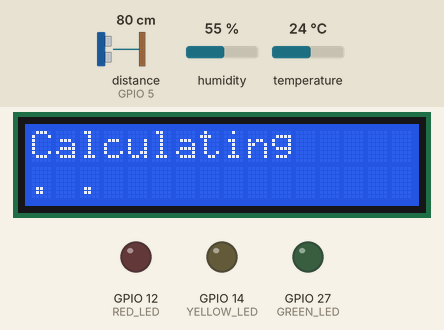
A sketch run on a simulated ESP32. On the bench: 16×2 character LCD, output pins drawn as LEDs (lit = HIGH). Wiring (inferred from the names in the program): ultrasonic range finder: trigger GPIO 4; echo GPIO 5. The test bench sets the inputs (shaded band); at power-on: distance to the obstacle (sensor on GPIO 5) 80 cm, humidity 55 %, temperature 24 °C. The echo pulse lasts 58.3 µs per cm; WiFi joins after 1.5 s; servers stay silent unless stated; pins used as bus, display or sensor lines are not drawn; what the sketch prints to the serial monitor is not drawn.

Above: at 3.0 s.
3.1 s: distance to the obstacle (sensor on GPIO 5) set to 14 cm
At 9.6 s:
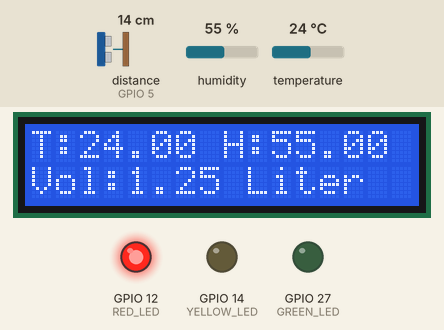
9.8 s: distance to the obstacle (sensor on GPIO 5) set to 11 cm
At 13.4 s:
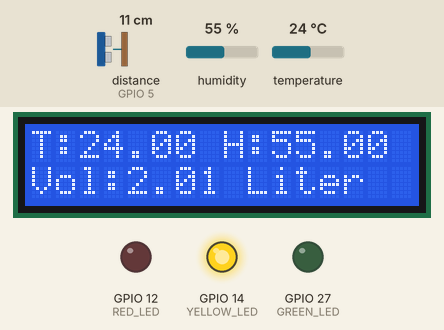
14.5 s: distance to the obstacle (sensor on GPIO 5) set to 9 cm
At 18.1 s:
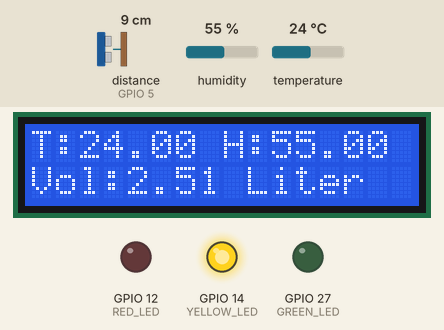
18.6 s: distance to the obstacle (sensor on GPIO 5) set to 6 cm
At 21.6 s:
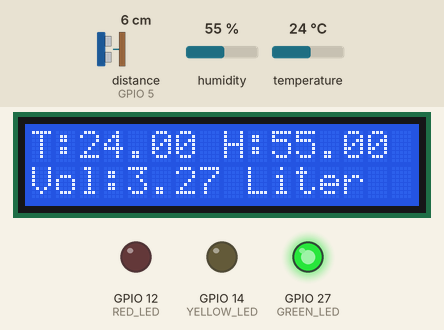
22.7 s: humidity set to 22 %
At 24.5 s:
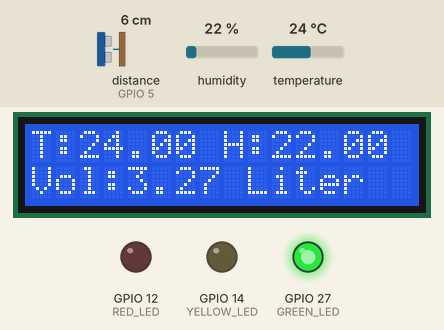
25.9 s: temperature set to 12 °C
At 28.0 s:
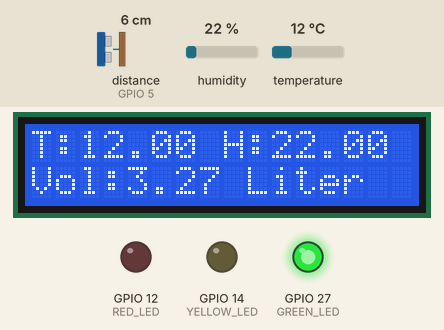
Timing chart, 0 to 29.5 s (numbered marks = the images above; inputs shaded):
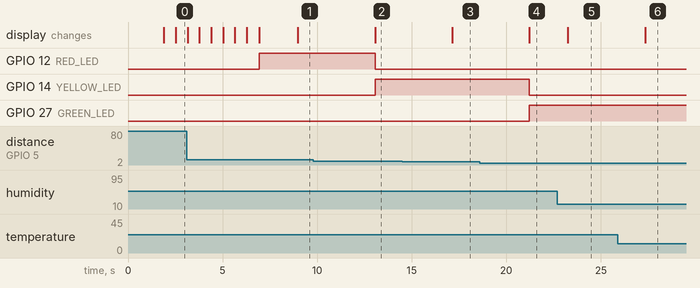

The sketch:

TesMonitoringtanpablynk.ino
```cpp
#define BLYNK_TEMPLATE_ID "TMPL6w893ConK"
#define BLYNK_TEMPLATE_NAME "Quickstart Template"
#define BLYNK_AUTH_TOKEN "hNC6dSkTXVSTiaBVuMuQZJbEyvOPYPrL"

#include <Blynk.h>
#include <Wire.h>
#include <WiFi.h>
#include <Preferences.h>
#include <BlynkSimpleEsp32.h>
#include <DHT.h>
#include <LiquidCrystal_I2C.h>

char auth[] = BLYNK_AUTH_TOKEN;

#define TRIGGER_PIN 4  // HC-SR04 trigger pin
#define ECHO_PIN 5     // HC-SR04 echo pin
#define DHT_PIN 18     // DHT22 data pin
#define RED_LED 12     // Red LED pin
#define YELLOW_LED 14  // Yellow LED pin
#define GREEN_LED 27   // Green LED pin

float volume;
const float maxlength = 18.8;
const float radius = 9;
const float phi = 3.14;
const int i2cAddress = 0x27;


//Definisikan Blynk dengan pin Sensor
#define VPIN_Temperature V0
#define VPIN_Humidity V1
#define VPIN_Volume V2
#define VPIN_ledr V3
#define VPIN_ledy V4
#define VPIN_ledg V5


DHT dht(DHT_PIN, DHT22);
BlynkTimer timer;
LiquidCrystal_I2C lcd(i2cAddress, 16, 2);  // Change the dimensions if your LCD is different

void checkBlynkStatus()
{ // called every 2 seconds by SimpleTimer

  bool isconnected = Blynk.connected();
  if (isconnected == false)
  {
    Serial.println("Blynk Not Connected");
  }
  if (isconnected == true)
  {
    Serial.println(" Blynk IoT Connected ");
  }
  // display.display();
//  delay(1000);
}
void setup() {
  Serial.begin(115200);
  dht.begin();
  lcd.begin();          // Initialize LCD with I2C address
  Wire.begin(21, 22);  //SDA 21 SCL 22
  lcd.backlight();

  pinMode(RED_LED, OUTPUT);
  pinMode(YELLOW_LED, OUTPUT);
  pinMode(GREEN_LED, OUTPUT);
  pinMode(TRIGGER_PIN, OUTPUT);
  pinMode(ECHO_PIN, INPUT);

  // Blynk.config(auth);
  const char *ssid = "Redmi Note 10 Pro";
  const char *password = "1sampai7";
  Blynk.begin(auth, ssid, password, "Blynk.cloud", 80);

}
float getUltrasonicDistance() {
  digitalWrite(TRIGGER_PIN, LOW);
  delayMicroseconds(2);
  digitalWrite(TRIGGER_PIN, HIGH);
  delayMicroseconds(10);
  digitalWrite(TRIGGER_PIN, LOW);
  //return pulseIn(ECHO_PIN, HIGH) * 0.0343 / 2.0;  // Calculate distance in cm
  int duration = pulseIn(ECHO_PIN, HIGH);
  return duration * 0.034 / 2;
  timer.setInterval(2000L, checkBlynkStatus);
}

float tinggi_sebelumnya = 19;
bool keran_dibuka = false;

void loop() {
  Blynk.run();
  float length = getUltrasonicDistance();
  float temperature = dht.readTemperature();
  float humidity = dht.readHumidity();

  // fix nilai sensor
  if (length >= maxlength) {
    length = maxlength;
  }

  // hitung ketinggian air
  float tinggi_sekarang = maxlength - length;

  // cek kondisi keran
  if (tinggi_sekarang != tinggi_sebelumnya) {
    keran_dibuka = true;
  } else {
    keran_dibuka = false;
  }

  float selisih = tinggi_sebelumnya - tinggi_sekarang;
  // if (selisih < 0) {
  //   selisih = selisih * -1;
  // }

  Serial.println(selisih);

  if (selisih >= 0.4 && keran_dibuka == true) {
    lcd.clear();
    lcd.setCursor(0, 0);
    lcd.print("Calculating");
    lcd.setCursor(0, 1);
    for (int i = 0; i < 8; i++) {
      lcd.print(". ");
      delay(625);
    }
    volume = (phi * (radius * radius) * tinggi_sekarang) / 1000;
  } else {
    if (selisih == 0) {
      volume = (phi * (radius * radius) * tinggi_sekarang) / 1000;
    }

    Serial.print("Temp: ");
    Serial.println(temperature);
    Serial.print("Hum: ");
    Serial.println(humidity);
    Serial.print("Vol: ");
    Serial.println(volume);

    Blynk.virtualWrite(VPIN_Temperature, temperature);
    Blynk.virtualWrite(VPIN_Humidity, humidity);
    Blynk.virtualWrite(VPIN_Temperature, temperature);
    Blynk.virtualWrite(VPIN_Volume, volume);

    lcd.clear();
    lcd.print("T:");
    lcd.print(temperature);
    lcd.print(" H:");
    lcd.print(humidity);
    lcd.setCursor(0, 1);
    lcd.print("Vol:" + String(volume) + " Liter");

  if (volume <= 1.50) {
      digitalWrite(RED_LED, HIGH);
      digitalWrite(YELLOW_LED, LOW);
      digitalWrite(GREEN_LED, LOW);

      Blynk.virtualWrite(VPIN_ledr, 1);
      Blynk.virtualWrite(VPIN_ledy, 0);
      Blynk.virtualWrite(VPIN_ledg, 0);
 }else if (volume >= 1.51 && volume <= 3.00) {
      digitalWrite(YELLOW_LED, HIGH);
      digitalWrite(RED_LED, LOW);
      digitalWrite(GREEN_LED, LOW);

      Blynk.virtualWrite(VPIN_ledr, 0);
      Blynk.virtualWrite(VPIN_ledy, 1);
      Blynk.virtualWrite(VPIN_ledg, 0);
 }else if (volume >= 3.01 && volume <= 4.80) {
      digitalWrite(GREEN_LED, HIGH);
      digitalWrite(RED_LED, LOW);
      digitalWrite(YELLOW_LED, LOW);

      Blynk.virtualWrite(VPIN_ledr, 0);
      Blynk.virtualWrite(VPIN_ledy, 0);
      Blynk.virtualWrite(VPIN_ledg, 1);
    }

    delay(2000);
  }

  // ambil nilai terkecil
  if (tinggi_sekarang < tinggi_sebelumnya || selisih <= -0.1 ) {
    tinggi_sebelumnya = tinggi_sekarang;
  }
}
```

Measured:
- the behaviour switches between 13 and 12 cm on distance to the obstacle (sensor on GPIO 5) (found by bisection; images 1 and 2)
- the behaviour switches between 8 and 7 cm on distance to the obstacle (sensor on GPIO 5) (found by bisection; images 3 and 4)
- after the input at 9.8 s, GPIO 12 (RED_LED): HIGH → LOW after 3.3 s; GPIO 14 (YELLOW_LED): LOW → HIGH after 3.3 s; the display: changes after 3.3 s (image 2)
- after the input at 14.5 s, the display: changes after 2.6 s (image 3)
- after the input at 18.6 s, GPIO 14 (YELLOW_LED): HIGH → LOW after 2.6 s; GPIO 27 (GREEN_LED): LOW → HIGH after 2.6 s; the display: changes after 2.6 s (image 4)
- after the input at 22.7 s, the display: changes after 0.56 s (image 5)
- after the input at 25.9 s, the display: changes after 1.4 s (image 6)
